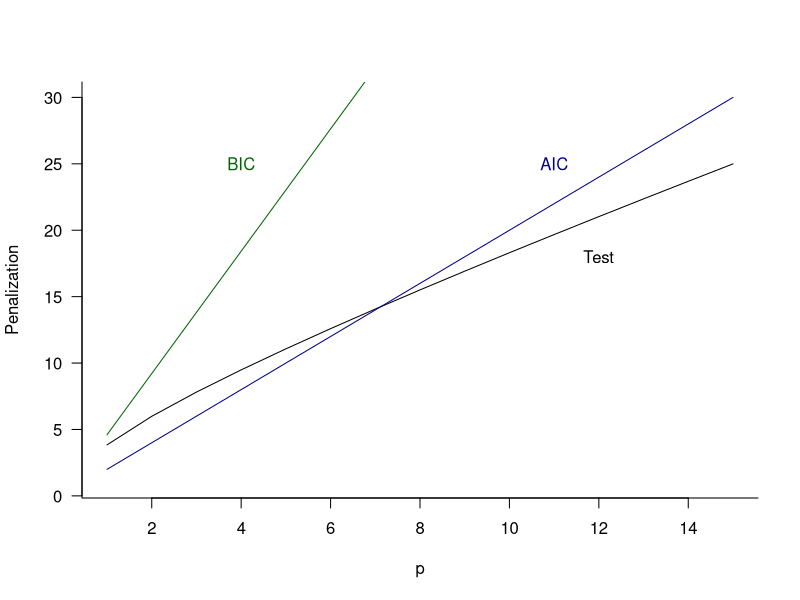
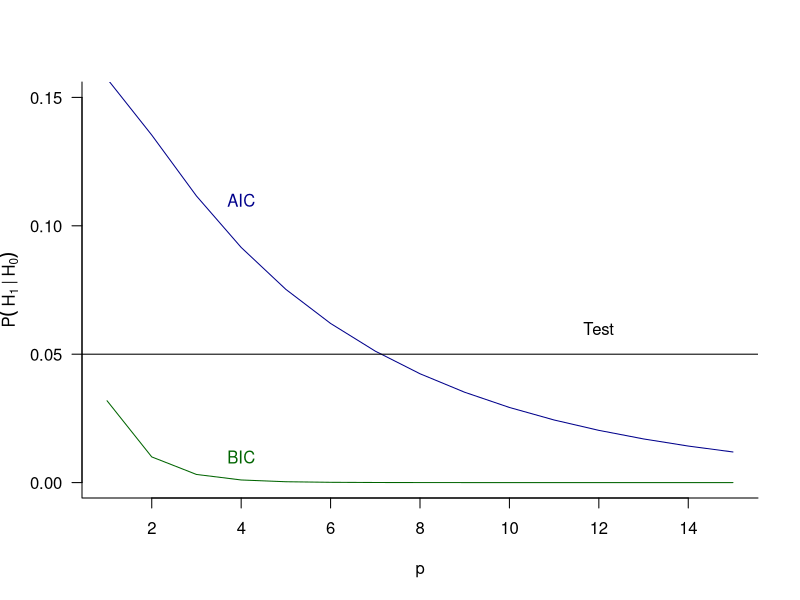
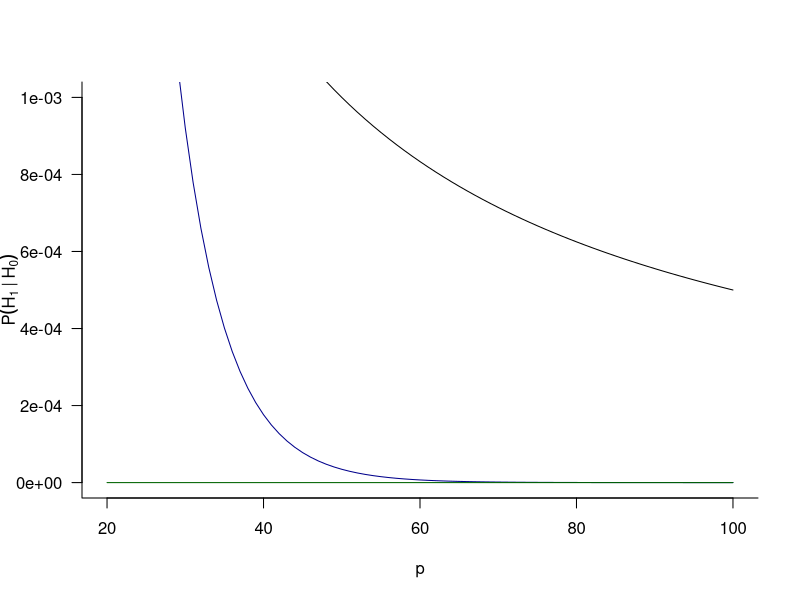

These figures' R source, in order:
# Script: AIC_vs_BIC_Tests.R
# Description: This script compares AIC and BIC penalization in hypothesis testing.

# Set sample sizes
n1 <- 100
n2 <- 100

# Flag to control PDF generation
generate_pdf <- TRUE  # Set to TRUE to save plots

# Initialize result storage
PP <- c()
penal <- seq(2, 4, by = 0.1)

# Simulation loop to compare AIC vs BIC
for (j in 1:length(penal)) {
  B <- 50000  # Number of simulations
  pp <- 0
  for (i in 1:B) {
    y1 <- rnorm(n1)
    y2 <- rnorm(n2)
    mu1 <- mean(y1)
    mu2 <- mean(y2)
    y <- c(y1, y2)
    mu <- mean(y)
    
    AIC1 <- -2 * (sum(log(dnorm(y1, mean = mu1))) + 
                    sum(log(dnorm(y2, mean = mu2)))) + penal[j]
    AIC0 <- -2 * sum(log(dnorm(y, mean = mu)))
    
    pp <- pp + (AIC0 < AIC1)
  }
  PP <- c(PP, 1 - pp / B)
}  

# Plot 1: AIC and BIC Penalization
if (generate_pdf) pdf("plots/AIC-Test.pdf", width = 6, height = 4)
p <- seq(1, 15, by = 1)
plot(p, qchisq(0.95, df = p), type = "l",
     ylim = c(1, 30), ylab = "Penalization", xlab = "p", las = 1, bty = "l")
lines(p, 2 * p, col = "darkblue", las = 1, bty = "l")
lines(p, log(100) * p, col = "darkgreen", las = 1, bty = "l")
text(4, 25, "BIC", col = "darkgreen")
text(11, 25, "AIC", col = "darkblue")
text(12, 18, "Test")
if (generate_pdf) dev.off()

# Plot 2: Probability of rejecting H0 under AIC and BIC
if (generate_pdf) pdf("plots/AIC-Test-2.pdf", width = 6, height = 4)
plot(p, 1 - pchisq(2 * p, df = p), type = "l",
     ylim = c(0, 0.15), 
     ylab = expression(P( ~ H[1] ~ "|" ~ H[0] )), 
     xlab = "p", col = "darkblue", las = 1, bty = "l")
abline(h = 0.05)
lines(p, 1 - pchisq(log(100) * p, df = p), col = "darkgreen", las = 1, bty = "l")
text(4, 0.01, "BIC", col = "darkgreen")
text(4, 0.11, "AIC", col = "darkblue")
text(12, 0.06, "Test")
if (generate_pdf) dev.off()

# Plot 3: Probability comparison for large p
if (generate_pdf) pdf("plots/AIC-Test-3.pdf", width = 6, height = 4)
p <- seq(20, 100, by = 1)
plot(p, 1 - pchisq(2 * p, df = p), type = "l",
     ylim = c(0, 0.001), 
     ylab = expression(P(H[1] ~ "|" ~ H[0] )), 
     xlab = "p", col = "darkblue", las = 1, bty = "l")
lines(p, 0.05 / p, las = 1, bty = "l")
lines(p, 1 - pchisq(log(100) * p, df = p), col = "darkgreen", las = 1, bty = "l")
text(4, 0.01, "BIC", col = "darkgreen")
text(4, 0.11, "AIC", col = "darkblue")
text(12, 0.06, "Test")
if (generate_pdf) dev.off()
